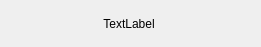
<?xml version="1.0" encoding="UTF-8"?>
<ui version="4.0">
 <class>LoginButton</class>
 <widget class="QWidget" name="LoginButton">
  <property name="geometry">
   <rect>
    <x>0</x>
    <y>0</y>
    <width>261</width>
    <height>47</height>
   </rect>
  </property>
  <property name="windowTitle">
   <string>Form</string>
  </property>
  <layout class="QHBoxLayout" name="horizontalLayout">
   <property name="leftMargin">
    <number>8</number>
   </property>
   <property name="topMargin">
    <number>0</number>
   </property>
   <property name="bottomMargin">
    <number>0</number>
   </property>
   <item>
    <widget class="QWidget" name="just4space" native="true">
     <property name="sizePolicy">
      <sizepolicy hsizetype="Fixed" vsizetype="Fixed">
       <horstretch>0</horstretch>
       <verstretch>0</verstretch>
      </sizepolicy>
     </property>
     <property name="minimumSize">
      <size>
       <width>16</width>
       <height>16</height>
      </size>
     </property>
     <property name="maximumSize">
      <size>
       <width>16</width>
       <height>16</height>
      </size>
     </property>
    </widget>
   </item>
   <item>
    <widget class="QLabel" name="label_text">
     <property name="text">
      <string>TextLabel</string>
     </property>
     <property name="alignment">
      <set>Qt::AlignCenter</set>
     </property>
    </widget>
   </item>
   <item>
    <widget class="QLabel" name="label_icon">
     <property name="sizePolicy">
      <sizepolicy hsizetype="Fixed" vsizetype="Fixed">
       <horstretch>0</horstretch>
       <verstretch>0</verstretch>
      </sizepolicy>
     </property>
     <property name="minimumSize">
      <size>
       <width>16</width>
       <height>16</height>
      </size>
     </property>
     <property name="maximumSize">
      <size>
       <width>16</width>
       <height>16</height>
      </size>
     </property>
     <property name="text">
      <string/>
     </property>
    </widget>
   </item>
  </layout>
 </widget>
 <resources/>
 <connections/>
</ui>
